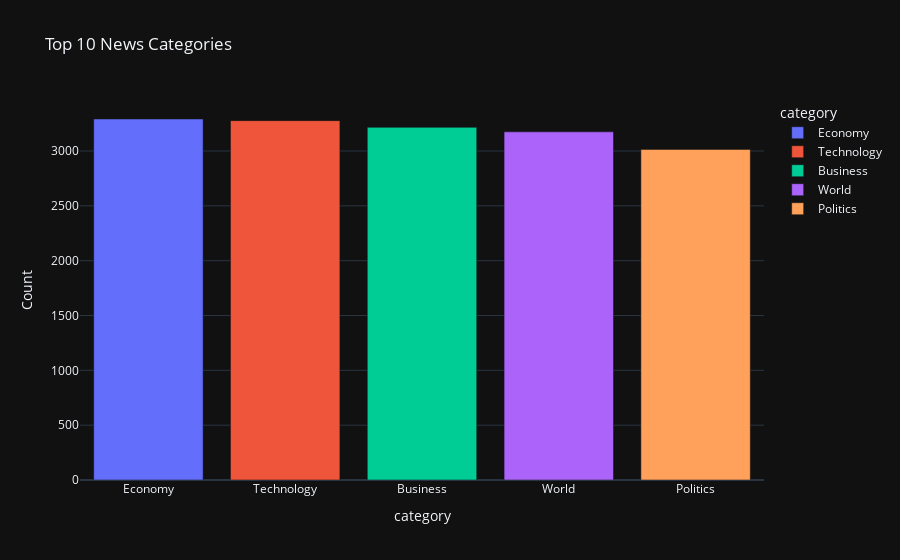
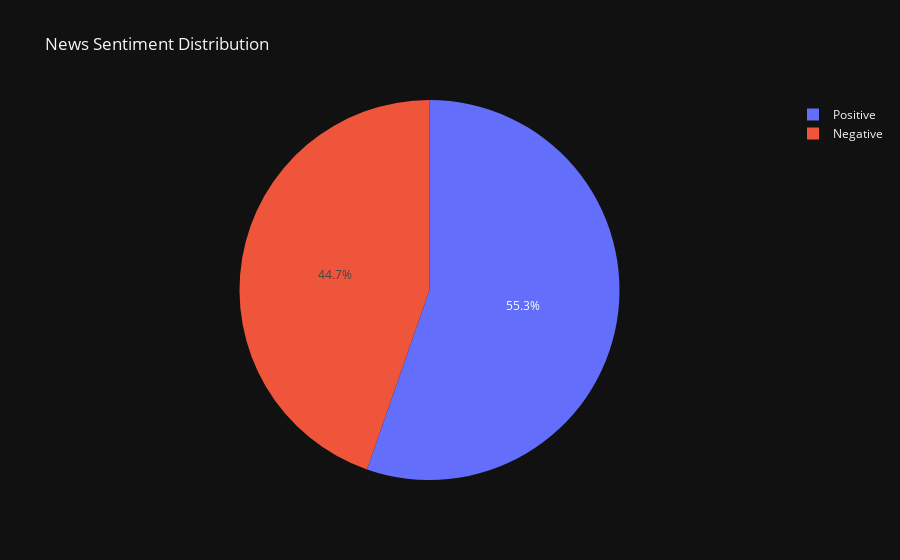

The notebook cell these images were saved under, in order:
### Code cell
#  News Dataset Analysis


print(" News Dataset Summary:")
display(news_df.describe(include='all'))

if 'category' in news_df.columns:
    category_counts = news_df['category'].value_counts().head(10)
    fig1 = px.bar(
        category_counts,
        x=category_counts.index,
        y=category_counts.values,
        title="Top 10 News Categories",
        labels={'x': 'Category', 'y': 'Count'},
        color=category_counts.index
    )
    fig1.show()

if 'sentiment_label' in news_df.columns:
    sentiment_counts = news_df['sentiment_label'].value_counts()
    fig2 = px.pie(
        names=sentiment_counts.index,
        values=sentiment_counts.values,
        title="News Sentiment Distribution"
    )
    fig2.show()

### Figure 1 — Plotly figure (JSON) as saved in the notebook; plotly's stock layout.template omitted (floating-point values rounded to 4 significant figures)
{"data": [{"hovertemplate": "category=%{x}<br>Count=%{y}<extra></extra>", "legendgroup": "Economy", "marker": {"color": "#636efa", "pattern": {"shape": ""}}, "name": "Economy", "orientation": "v", "showlegend": true, "textposition": "auto", "x": ["Economy"], "xaxis": "x", "y": [3292], "yaxis": "y", "type": "bar"}, {"hovertemplate": "category=%{x}<br>Count=%{y}<extra></extra>", "legendgroup": "Technology", "marker": {"color": "#EF553B", "pattern": {"shape": ""}}, "name": "Technology", "orientation": "v", "showlegend": true, "textposition": "auto", "x": ["Technology"], "xaxis": "x", "y": [3277], "yaxis": "y", "type": "bar"}, {"hovertemplate": "category=%{x}<br>Count=%{y}<extra></extra>", "legendgroup": "Business", "marker": {"color": "#00cc96", "pattern": {"shape": ""}}, "name": "Business", "orientation": "v", "showlegend": true, "textposition": "auto", "x": ["Business"], "xaxis": "x", "y": [3216], "yaxis": "y", "type": "bar"}, {"hovertemplate": "category=%{x}<br>Count=%{y}<extra></extra>", "legendgroup": "World", "marker": {"color": "#ab63fa", "pattern": {"shape": ""}}, "name": "World", "orientation": "v", "showlegend": true, "textposition": "auto", "x": ["World"], "xaxis": "x", "y": [3175], "yaxis": "y", "type": "bar"}, {"hovertemplate": "category=%{x}<br>Count=%{y}<extra></extra>", "legendgroup": "Politics", "marker": {"color": "#FFA15A", "pattern": {"shape": ""}}, "name": "Politics", "orientation": "v", "showlegend": true, "textposition": "auto", "x": ["Politics"], "xaxis": "x", "y": [3015], "yaxis": "y", "type": "bar"}], "layout": {"xaxis": {"anchor": "y", "domain": [0.0, 1.0], "title": {"text": "category"}, "categoryorder": "array", "categoryarray": ["Economy", "Technology", "Business", "World", "Politics"]}, "yaxis": {"anchor": "x", "domain": [0.0, 1.0], "title": {"text": "Count"}}, "legend": {"title": {"text": "category"}, "tracegroupgap": 0}, "title": {"text": "Top 10 News Categories"}, "barmode": "relative"}}

### Figure 2 — Plotly figure (JSON) as saved in the notebook; plotly's stock layout.template omitted (floating-point values rounded to 4 significant figures)
{"data": [{"domain": {"x": [0.0, 1.0], "y": [0.0, 1.0]}, "hovertemplate": "label=%{label}<br>value=%{value}<extra></extra>", "labels": ["Positive", "Negative"], "legendgroup": "", "name": "", "showlegend": true, "values": [8840, 7135], "type": "pie"}], "layout": {"legend": {"tracegroupgap": 0}, "title": {"text": "News Sentiment Distribution"}}}
